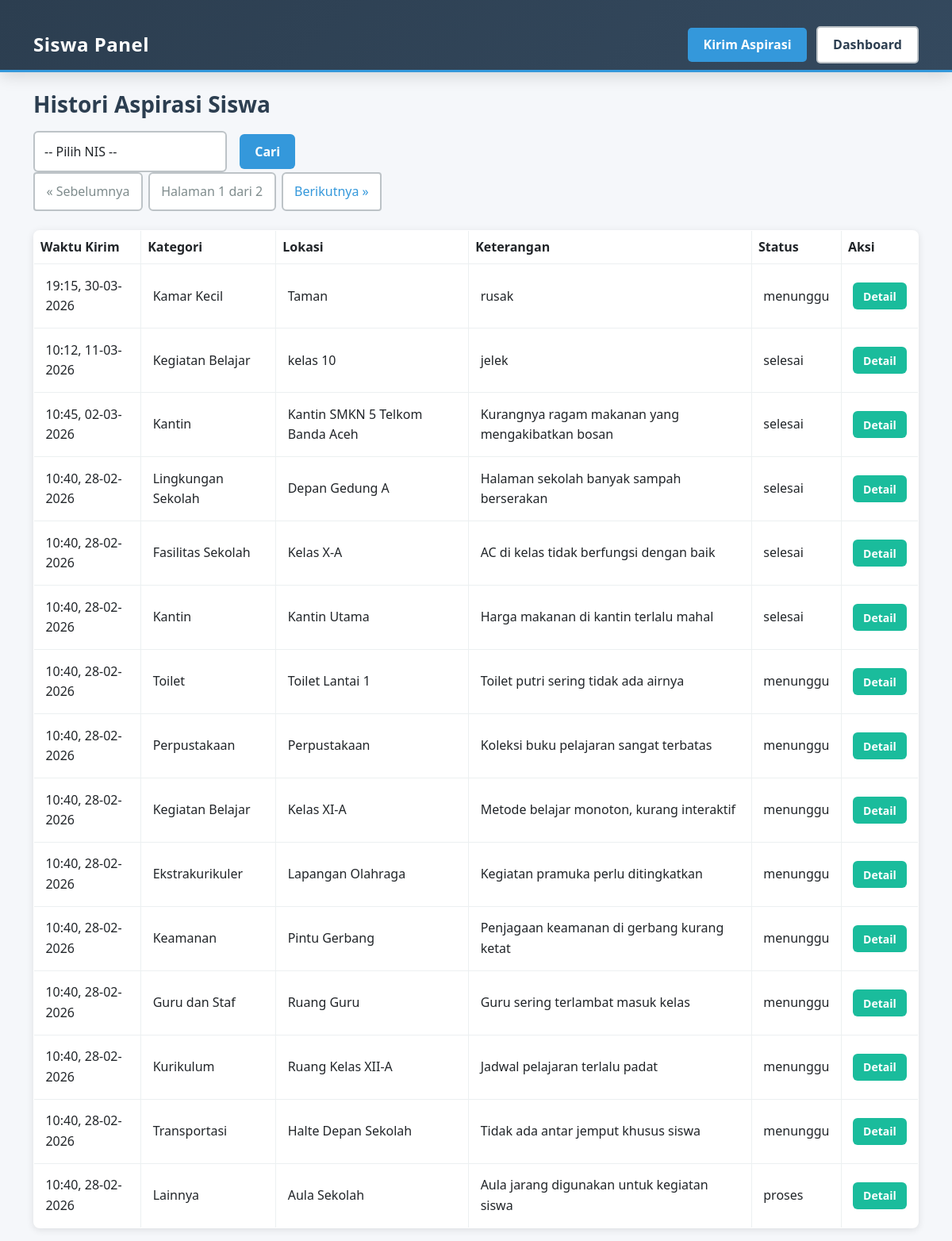
The page /siswa_histori.php on the database its author committed.
### tables this page shows
CREATE TABLE `input_aspirasi` (
  `id_pelaporan` int(5) NOT NULL,
  `nis` int(10) NOT NULL,
  `id_kategori` int(5) NOT NULL,
  `lokasi` varchar(50) NOT NULL,
  `ket` varchar(50) NOT NULL,
  `penyelesaian` varchar(255) DEFAULT NULL,
  `status` varchar(50) DEFAULT 'menunggu',
  `tanggal_input` datetime DEFAULT current_timestamp()
);

CREATE TABLE `tb_kategori` (
  `id_kategori` int(5) NOT NULL,
  `ket_kategori` varchar(30) NOT NULL
);

### siswa_histori.php (the view, shortened to what this page needs)
<?php
include "koneksi.php";
$nisPage = isset($_GET['nis_page']) ? max(1, intval($_GET['nis_page'])) : 1;
$nisPerPage = 10;
$nisTotalRow = mysqli_fetch_assoc(mysqli_query($conn, "SELECT COUNT(*) AS total FROM tb_siswa"))['total'];
$nisPages = max(1, ceil($nisTotalRow / $nisPerPage));
$nisPage = min($nisPage, $nisPages);
$query = mysqli_query($conn, "
    SELECT a.*, k.ket_kategori
    FROM input_aspirasi a
    JOIN tb_kategori k ON a.id_kategori = k.id_kategori
    ORDER BY tanggal_input DESC
");
?>
<!DOCTYPE html>
<html>
<head>
    <link rel="stylesheet" href="bootstrap.min.css">
    <link rel="stylesheet" href="style.css">
</head>
<body>
<nav class="navbar navbar-dark bg-dark">
    <div class="container">
        <a class="navbar-brand" href="siswa_dashboard.php">Siswa Panel</a>
        <div>
            <a href="siswa_form.php" class="btn btn-primary">Kirim Aspirasi</a>
            <a href="siswa_dashboard.php" class="btn btn-light ms-2">Dashboard</a>
        </div>
    </div>
</nav>
<div class="container mt-4">
    <h3>Histori Aspirasi Siswa</h3>
    <form method="POST" class="row gy-2 gx-3 align-items-center">
        <div class="col-auto" style="min-width:260px;">
            <select id="nisInput" name="nis" class="form-control" required>
                <option value="">-- Pilih NIS --</option>
            </select>
        </div>
        <div class="col-auto">
            <button name="cek" class="btn btn-primary">Cari</button>
        </div>
    </form>
    <?php if ($nisPages > 1) { ?>
        <nav aria-label="Pagination NIS">
            <ul class="pagination">
                <li class="page-item <?= ($nisPage <= 1 ? 'disabled' : '') ?>">
                    <a class="page-link" href="siswa_histori.php?nis_page=<?= max(1, $nisPage - 1) ?>">« Sebelumnya</a>
                </li>
                <li class="page-item disabled"><span class="page-link">Halaman <?= $nisPage ?> dari <?= $nisPages ?></span></li>
                <li class="page-item <?= ($nisPage >= $nisPages ? 'disabled' : '') ?>">
                    <a class="page-link" href="siswa_histori.php?nis_page=<?= min($nisPages, $nisPage + 1) ?>">Berikutnya »</a>
                </li>
            </ul>
        </nav>
    <?php } ?>
    <?php if (isset($query)) { ?>
        <table class="table table-bordered mt-4">
            <tr>
                <th>Waktu Kirim</th>
                <th>Kategori</th>
                <th>Lokasi</th>
                <th>Keterangan</th>
                <th>Status</th>
                <th>Aksi</th>
            </tr>
            <?php while ($d = mysqli_fetch_assoc($query)) { ?>
            <tr>
                <td><?= date('H:i, d-m-Y', strtotime($d['tanggal_input'])) ?></td>
                <td><?= $d['ket_kategori'] ?></td>
                <td><?= $d['lokasi'] ?></td>
                <td><?= $d['ket'] ?></td>
                <td><?= $d['status'] ?></td>
                <td>
                    <a href="siswa_status.php?id=<?= $d['id_pelaporan'] ?>" class="btn btn-info btn-sm">Detail</a>
                </td>
            </tr>
            <?php } ?>
        </table>
    <?php } ?>
</div>
</body>
</html>

### style.css (style rules this page uses)
:root { --primary-color: #2c3e50; --primary-light: #34495e; --accent-color: #3498db; --accent-light: #5dade2; --success-color: #27ae60; --warning-color: #f39c12; --danger-color: #e74c3c; --info-color: #1abc9c; --light-bg: #ecf0f1; --border-color: #bdc3c7; --text-dark: #2c3e50; --text-light: #7f8c8d; --shadow: 0 2px 10px rgba(0, 0, 0, 0.1); --shadow-lg: 0 4px 20px rgba(0, 0, 0, 0.15); }
* { margin: 0; padding: 0; box-sizing: border-box; }
body { font-family: 'Segoe UI', Tahoma, Geneva, Verdana, sans-serif; background-color: #f5f7fa; color: var(--text-dark); line-height: 1.6; }
.navbar { background: linear-gradient(135deg, var(--primary-color) 0%, var(--primary-light) 100%) !important; box-shadow: var(--shadow-lg); border-bottom: 3px solid var(--accent-color); }
.navbar-brand { font-size: 1.5rem; font-weight: 700; letter-spacing: 0.5px; }
.navbar .btn { border-radius: 5px; font-weight: 600; transition: all 0.3s ease; }
.container { margin-top: 1.5rem; }
h1, h2, h3, h4, h5, h6 { color: var(--primary-color); font-weight: 700; margin-bottom: 1rem; }
.btn { border: none; border-radius: 6px; font-weight: 600; transition: all 0.3s ease; padding: 0.6rem 1.2rem; cursor: pointer; }
.btn-primary { background-color: var(--accent-color); color: white; }
.btn-info { background-color: var(--info-color); color: white; }
.btn-light { background-color: white; color: var(--primary-color); border: 2px solid var(--border-color); }
.btn-sm { padding: 0.4rem 0.8rem; font-size: 0.875rem; }
.form-control, .form-select { border: 2px solid var(--border-color); border-radius: 6px; padding: 0.75rem; font-size: 1rem; transition: all 0.3s ease; }
.table { border-collapse: collapse; background-color: white; border-radius: 8px; overflow: hidden; box-shadow: var(--shadow); }
.table tbody td { padding: 0.9rem; border-color: var(--light-bg); vertical-align: middle; }
.table tbody tr { border-bottom: 1px solid var(--light-bg); transition: all 0.3s ease; }
.table-bordered { border: 1px solid var(--light-bg); }
.pagination { gap: 0.5rem; }
.page-link { border: 2px solid var(--border-color); color: var(--accent-color); border-radius: 6px; transition: all 0.3s ease; padding: 0.6rem 0.9rem; }
.page-item.disabled .page-link { color: var(--text-light); border-color: var(--border-color); cursor: not-allowed; }
select option { background-color: white; color: var(--text-dark); padding: 0.5rem; }
.ms-2 { margin-left: 0.5rem; }
.mt-4 { margin-top: 1.5rem; }

### rows shown on the page
input_aspirasi: tanggal_input "19:15, 30-03-2026", id_kategori.ket_kategori "Kamar Kecil", lokasi "Taman", ket "rusak", status "menunggu"
input_aspirasi: tanggal_input "10:12, 11-03-2026", id_kategori.ket_kategori "Kegiatan Belajar", lokasi "kelas 10", ket "jelek", status "selesai"
input_aspirasi: tanggal_input "10:45, 02-03-2026", id_kategori.ket_kategori "Kantin", lokasi "Kantin SMKN 5 Telkom Banda Aceh", ket "Kurangnya ragam makanan yang mengakibatkan bosan", status "selesai"
input_aspirasi: tanggal_input "10:40, 28-02-2026", id_kategori.ket_kategori "Lingkungan Sekolah", lokasi "Depan Gedung A", ket "Halaman sekolah banyak sampah berserakan", status "selesai"
input_aspirasi: tanggal_input "10:40, 28-02-2026", id_kategori.ket_kategori "Fasilitas Sekolah", lokasi "Kelas X-A", ket "AC di kelas tidak berfungsi dengan baik", status "selesai"
input_aspirasi: tanggal_input "10:40, 28-02-2026", id_kategori.ket_kategori "Kantin", lokasi "Kantin Utama", ket "Harga makanan di kantin terlalu mahal", status "selesai"
input_aspirasi: tanggal_input "10:40, 28-02-2026", id_kategori.ket_kategori "Toilet", lokasi "Toilet Lantai 1", ket "Toilet putri sering tidak ada airnya", status "menunggu"
input_aspirasi: tanggal_input "10:40, 28-02-2026", id_kategori.ket_kategori "Perpustakaan", lokasi "Perpustakaan", ket "Koleksi buku pelajaran sangat terbatas", status "menunggu"
input_aspirasi: tanggal_input "10:40, 28-02-2026", id_kategori.ket_kategori "Kegiatan Belajar", lokasi "Kelas XI-A", ket "Metode belajar monoton, kurang interaktif", status "menunggu"
input_aspirasi: tanggal_input "10:40, 28-02-2026", id_kategori.ket_kategori "Ekstrakurikuler", lokasi "Lapangan Olahraga", ket "Kegiatan pramuka perlu ditingkatkan", status "menunggu"
input_aspirasi: tanggal_input "10:40, 28-02-2026", id_kategori.ket_kategori "Keamanan", lokasi "Pintu Gerbang", ket "Penjagaan keamanan di gerbang kurang ketat", status "menunggu"
input_aspirasi: tanggal_input "10:40, 28-02-2026", id_kategori.ket_kategori "Guru dan Staf", lokasi "Ruang Guru", ket "Guru sering terlambat masuk kelas", status "menunggu"
input_aspirasi: tanggal_input "10:40, 28-02-2026", id_kategori.ket_kategori "Kurikulum", lokasi "Ruang Kelas XII-A", ket "Jadwal pelajaran terlalu padat", status "menunggu"
input_aspirasi: tanggal_input "10:40, 28-02-2026", id_kategori.ket_kategori "Transportasi", lokasi "Halte Depan Sekolah", ket "Tidak ada antar jemput khusus siswa", status "menunggu"
input_aspirasi: tanggal_input "10:40, 28-02-2026", id_kategori.ket_kategori "Lainnya", lokasi "Aula Sekolah", ket "Aula jarang digunakan untuk kegiatan siswa", status "proses"

### other values the page prints
$nisPage "1"
$nisPages "2"
